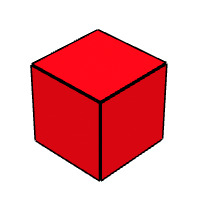
#> input picture cube.jpg, 200 x 200 px
$ python plot_active_contours_jpg.py
#> lines starting #> are read from the running program, lines starting #| are printed output that depends on the picture
# ====================
# Active Contour Model
# ====================
# Import necessary libraries
import numpy as np
import matplotlib.pyplot as plt
from skimage.color import rgb2gray  # Converts RGB images to grayscale
from skimage import io              # For reading images from files
from skimage.filters import gaussian  # Applies Gaussian smoothing to an image
from skimage.segmentation import active_contour  # Active contour (snakes) algorithm

# Load the local image file (replace 'cube.jpg' with your image file)
# This function reads the image into a NumPy array.
img = io.imread('cube.jpg')
#> img is the input picture: shape (200, 200, 3); mean R, G, B 236.5, 159.5, 164.1

# Convert the image to grayscale if it is in RGB format (i.e., it has 3 channels).
# This is because the active contour model works better with single-channel (grayscale) images.
if len(img.shape) == 3:
    img = rgb2gray(img)
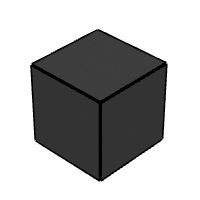
#> img: shape (200, 200) float64; min 0, max 1, mean 0.691

# Initialize the circular contour
# We are generating a parametric circular contour using sine and cosine functions.
# 's' represents angles in radians (0 to 2*pi), and we use sine and cosine to create a circle.
# 'r' represents the row (y-coordinate) values of the circle.
# 'c' represents the column (x-coordinate) values of the circle.
# These are based on the center of the circle (100, 100) and a radius of 100 pixels.
s = np.linspace(0, 2 * np.pi, 400)  # 400 points evenly spaced from 0 to 2*pi
r = 100 + 100 * np.sin(s)   # Y-coordinates (rows) of the circular contour
c = 100 + 100 * np.cos(s)   # X-coordinates (columns) of the circular contour
init = np.array([r, c]).T   # Create a 2D array with the contour coordinates

# Apply the active contour model (snakes algorithm)
# This function evolves the initial contour to fit around image features, like edges or lines.
# 'gaussian' applies a Gaussian filter (blurs the image) to reduce noise and avoid small edges.
# 'alpha' controls the elasticity of the contour (how much it can stretch).
# 'beta' controls the rigidity of the contour (how much it resists bending).
# 'gamma' is a time step for the optimization process (smaller values mean slower but more precise convergence).
snake = active_contour(
    gaussian(img, sigma=3, preserve_range=False),  # Apply Gaussian smoothing to the image
    init,  # Initial circular contour to evolve
    alpha=0.015,  # Elasticity of the contour
    beta=10,  # Rigidity of the contour
    gamma=0.001,  # Time step for the evolution process
)
#> snake = 400 pairs, first value 30.04 to 179, second value 29.37 to 167.8

# Visualize the result using Matplotlib
# Plot the original image in grayscale, the initial contour in red, and the final contour in blue
fig, ax = plt.subplots(figsize=(7, 7))  # Create a figure and axes for plotting
ax.imshow(img, cmap=plt.cm.gray)  # Display the image in grayscale
ax.plot(init[:, 1], init[:, 0], '--r', lw=3)  # Plot the initial contour (in red dashed line)
ax.plot(snake[:, 1], snake[:, 0], '-b', lw=3)  # Plot the final contour after snake optimization (in blue)
ax.set_xticks([]), ax.set_yticks([])  # Remove axis ticks for a cleaner image display
ax.axis([0, img.shape[1], img.shape[0], 0])  # Set axis limits to fit the image dimensions

plt.show()  # Display the plot
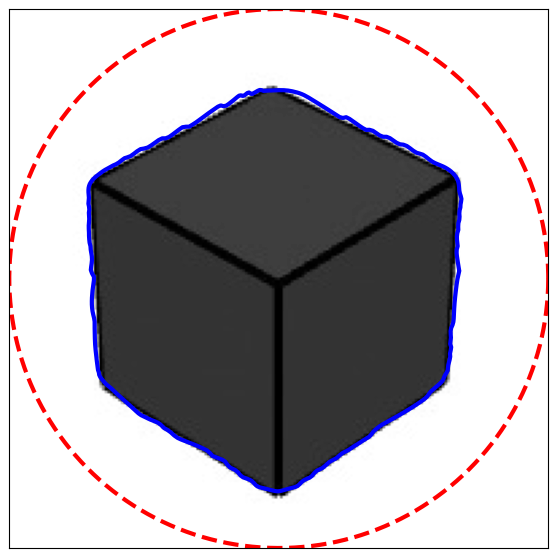
#> figure drawn by matplotlib, 1 panel
